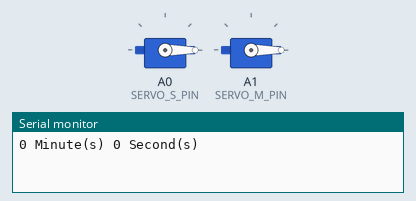
Simulated run of this sketch. Board: Arduino Uno, built with avr-gcc and run on an emulated ATmega328P. Parts: 2 × servo, the last lines printed to the serial monitor.

Above: at 0.1 s.
At 9.1 s:
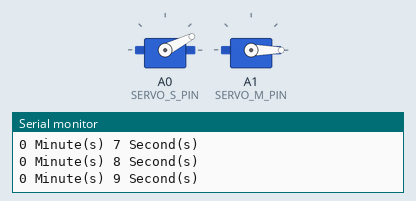
At 19.1 s:
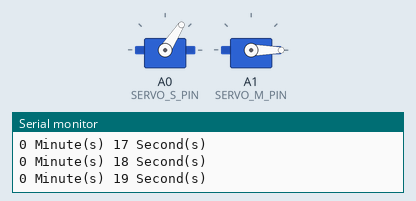
At 39.1 s:
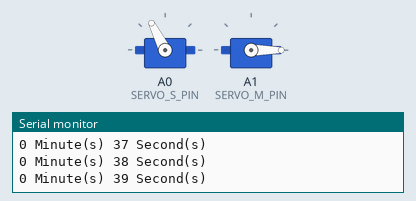
Timing chart, 0 to 40.0 s (numbered marks = the images above):
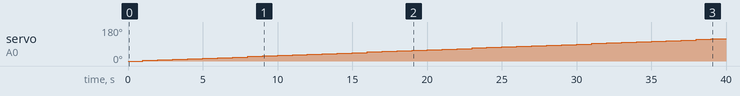

The sketch:

exerc_4_2.ino
```cpp
// (C) Maryam Esmaeli Darestani, Lucas Nordgren, Hannah Shiels: Group 6 2022
// Work package 4
// Exercise 2
// Submission code: 777339

/**
 * This program functions as an analog timer, where the servos measure
 * the seconds and minutes.
 **/

// use servo library
#include <Servo.h>

// pins for servos
#define SERVO_S_PIN A0
#define SERVO_M_PIN A1

#define MAX_DEGREES 180 // max degree for servo motor

// declare variables
Servo servo_s; // servo for seconds
Servo servo_m; // servo for minutes

int sDegrees = 0; // degrees for seconds servo
int mDegrees = 0; // degrees for minutes servo
int seconds = 0;  // measure number of seconds
int minutes = 0;  // measure number of minutes

void setup()
{
    servo_s.attach(SERVO_S_PIN, 500, 2500); // set up servo, with min and max values
    servo_m.attach(SERVO_M_PIN, 500, 2500); // set up servo, with min and max values
    Serial.begin(9600);                     // start serial monitor
    servo_m.write(0);                       // set initial position of minute servo
}

void loop()
{
    increment_degrees_seconds_servo(); // increment number of degrees for seconds servo
    print_output();                    // print current seconds and minutes
    check_seconds();                   // check second count and increment number of seconds
    delay(1000);                       // wait 1 second
}

void check_seconds() // check the seconds and increment
{
    if (seconds == 60) // if seconds is 60
    {
        seconds = 0;         // reset number of seconds
        increment_minutes(); // increment minutes and set new position of minute servo
    }
    seconds++; // increment seconds
}

void increment_minutes() // increment minute related servo
{
    minutes++;                         // increment number of minutes
    increment_degrees_minutes_servo(); // increment minute servo
}

void increment_degrees_seconds_servo() // increment the number of degrees for the seconds servo
{
    sDegrees = map(seconds, 0, 60, 0, MAX_DEGREES); // map seconds to degrees
    servo_s.write(sDegrees);                        // set the position of servo
}

void increment_degrees_minutes_servo() // increment the number of degrees for the minutes servo
{
    mDegrees = map(minutes, 0, 60, 0, MAX_DEGREES); // map minutes to degrees
    servo_m.write(mDegrees);                        // set the position of the servo
}

void print_output() // print minutes and seconds
{
    Serial.print(minutes);       // print minutes
    Serial.print(" Minute(s) "); // print minutes message
    Serial.print(seconds);       // print seconds
    Serial.print(" Second(s)");  // print seconds message
    Serial.println();            // ensure next line is on a new line
}
```

Measured:
- by itself, servo on A0 (SERVO_S_PIN): moves from 0° to 117° over 38.0 s
